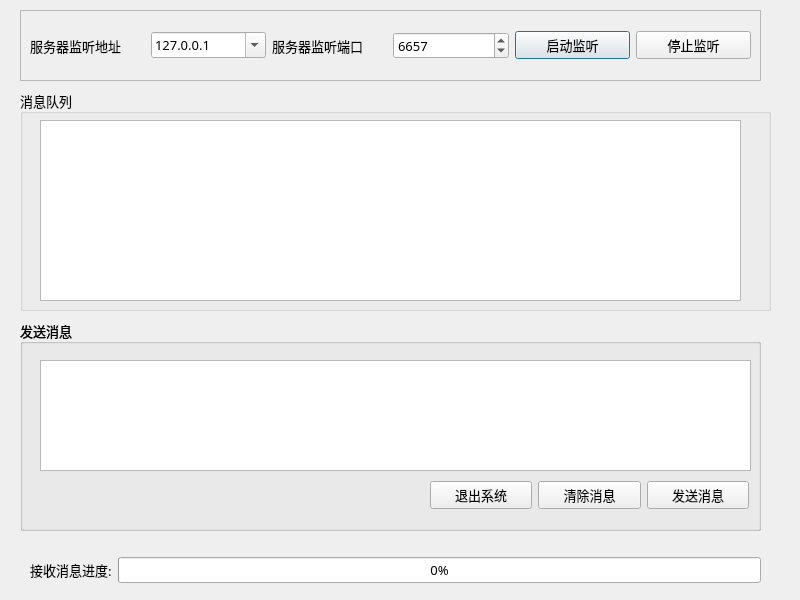
<?xml version="1.0" encoding="UTF-8"?>
<ui version="4.0">
 <class>FileTransferToolsDialog</class>
 <widget class="QDialog" name="FileTransferToolsDialog">
  <property name="geometry">
   <rect>
    <x>0</x>
    <y>0</y>
    <width>800</width>
    <height>600</height>
   </rect>
  </property>
  <property name="windowTitle">
   <string>C/S架构系统--文件传输工具 Version 1.3</string>
  </property>
  <property name="windowIcon">
   <iconset resource="ResourceFile.qrc">
    <normaloff>:/new/prefix1/images/logo.ico</normaloff>:/new/prefix1/images/logo.ico</iconset>
  </property>
  <widget class="QFrame" name="frame">
   <property name="geometry">
    <rect>
     <x>20</x>
     <y>10</y>
     <width>741</width>
     <height>71</height>
    </rect>
   </property>
   <property name="font">
    <font>
     <family>微软雅黑</family>
     <pointsize>10</pointsize>
    </font>
   </property>
   <property name="frameShape">
    <enum>QFrame::StyledPanel</enum>
   </property>
   <property name="frameShadow">
    <enum>QFrame::Raised</enum>
   </property>
   <widget class="QWidget" name="horizontalLayoutWidget">
    <property name="geometry">
     <rect>
      <x>10</x>
      <y>10</y>
      <width>721</width>
      <height>51</height>
     </rect>
    </property>
    <layout class="QHBoxLayout" name="horizontalLayout">
     <item>
      <widget class="QLabel" name="label_Server">
       <property name="font">
        <font>
         <family>微软雅黑</family>
         <pointsize>10</pointsize>
        </font>
       </property>
       <property name="text">
        <string>服务器监听地址</string>
       </property>
      </widget>
     </item>
     <item>
      <widget class="QComboBox" name="comboBox_IP">
       <property name="font">
        <font>
         <family>微软雅黑</family>
         <pointsize>10</pointsize>
        </font>
       </property>
       <property name="editable">
        <bool>true</bool>
       </property>
       <property name="currentText">
        <string>127.0.0.1</string>
       </property>
       <item>
        <property name="text">
         <string>127.0.0.1</string>
        </property>
       </item>
      </widget>
     </item>
     <item>
      <widget class="QLabel" name="label_Port">
       <property name="font">
        <font>
         <family>微软雅黑</family>
         <pointsize>10</pointsize>
        </font>
       </property>
       <property name="text">
        <string>服务器监听端口</string>
       </property>
      </widget>
     </item>
     <item>
      <widget class="QSpinBox" name="spinBox_Port">
       <property name="font">
        <font>
         <family>微软雅黑</family>
         <pointsize>10</pointsize>
        </font>
       </property>
       <property name="maximum">
        <number>65535</number>
       </property>
       <property name="value">
        <number>6657</number>
       </property>
      </widget>
     </item>
     <item>
      <widget class="QPushButton" name="pushButton_StartListen">
       <property name="font">
        <font>
         <family>微软雅黑</family>
         <pointsize>10</pointsize>
        </font>
       </property>
       <property name="text">
        <string>启动监听</string>
       </property>
       <property name="icon">
        <iconset resource="ResourceFile.qrc">
         <normaloff>:/new/prefix1/images/start.ico</normaloff>:/new/prefix1/images/start.ico</iconset>
       </property>
      </widget>
     </item>
     <item>
      <widget class="QPushButton" name="pushButton_StopListen">
       <property name="font">
        <font>
         <family>微软雅黑</family>
         <pointsize>10</pointsize>
        </font>
       </property>
       <property name="text">
        <string>停止监听</string>
       </property>
       <property name="icon">
        <iconset resource="ResourceFile.qrc">
         <normaloff>:/new/prefix1/images/stop.ico</normaloff>:/new/prefix1/images/stop.ico</iconset>
       </property>
      </widget>
     </item>
    </layout>
   </widget>
  </widget>
  <widget class="QGroupBox" name="groupBox_ListMsg">
   <property name="geometry">
    <rect>
     <x>20</x>
     <y>90</y>
     <width>751</width>
     <height>221</height>
    </rect>
   </property>
   <property name="font">
    <font>
     <family>微软雅黑</family>
     <pointsize>10</pointsize>
    </font>
   </property>
   <property name="title">
    <string>消息队列</string>
   </property>
   <widget class="QPlainTextEdit" name="plainTextEdit_ListMsg">
    <property name="geometry">
     <rect>
      <x>20</x>
      <y>30</y>
      <width>701</width>
      <height>181</height>
     </rect>
    </property>
    <property name="font">
     <font>
      <family>微软雅黑</family>
      <pointsize>10</pointsize>
     </font>
    </property>
   </widget>
  </widget>
  <widget class="QPlainTextEdit" name="plainTextEdit_EditMsg">
   <property name="geometry">
    <rect>
     <x>40</x>
     <y>360</y>
     <width>711</width>
     <height>111</height>
    </rect>
   </property>
   <property name="font">
    <font>
     <family>微软雅黑</family>
     <pointsize>10</pointsize>
    </font>
   </property>
  </widget>
  <widget class="QGroupBox" name="groupBox_4">
   <property name="geometry">
    <rect>
     <x>20</x>
     <y>320</y>
     <width>741</width>
     <height>211</height>
    </rect>
   </property>
   <property name="font">
    <font>
     <family>微软雅黑</family>
     <pointsize>10</pointsize>
    </font>
   </property>
   <property name="title">
    <string>发送消息</string>
   </property>
   <widget class="QGroupBox" name="groupBox_SendMsg">
    <property name="geometry">
     <rect>
      <x>0</x>
      <y>0</y>
      <width>741</width>
      <height>211</height>
     </rect>
    </property>
    <property name="font">
     <font>
      <family>微软雅黑</family>
      <pointsize>10</pointsize>
     </font>
    </property>
    <property name="title">
     <string>发送消息</string>
    </property>
    <widget class="QWidget" name="horizontalLayoutWidget_2">
     <property name="geometry">
      <rect>
       <x>410</x>
       <y>140</y>
       <width>319</width>
       <height>71</height>
      </rect>
     </property>
     <layout class="QHBoxLayout" name="horizontalLayout_2">
      <item>
       <widget class="QPushButton" name="pushButton_ExitSystem">
        <property name="font">
         <font>
          <family>微软雅黑</family>
          <pointsize>10</pointsize>
         </font>
        </property>
        <property name="text">
         <string>退出系统</string>
        </property>
        <property name="icon">
         <iconset resource="ResourceFile.qrc">
          <normaloff>:/new/prefix1/images/exit.ico</normaloff>:/new/prefix1/images/exit.ico</iconset>
        </property>
       </widget>
      </item>
      <item>
       <widget class="QPushButton" name="pushButton_CleanMes">
        <property name="font">
         <font>
          <family>微软雅黑</family>
          <pointsize>10</pointsize>
         </font>
        </property>
        <property name="text">
         <string>清除消息</string>
        </property>
        <property name="icon">
         <iconset resource="ResourceFile.qrc">
          <normaloff>:/new/prefix1/images/clear.ico</normaloff>:/new/prefix1/images/clear.ico</iconset>
        </property>
       </widget>
      </item>
      <item>
       <widget class="QPushButton" name="pushButton_SendMsg">
        <property name="font">
         <font>
          <family>微软雅黑</family>
          <pointsize>10</pointsize>
         </font>
        </property>
        <property name="text">
         <string>发送消息</string>
        </property>
        <property name="icon">
         <iconset resource="ResourceFile.qrc">
          <normaloff>:/new/prefix1/images/sendmsg.ico</normaloff>:/new/prefix1/images/sendmsg.ico</iconset>
        </property>
       </widget>
      </item>
     </layout>
    </widget>
   </widget>
  </widget>
  <widget class="QWidget" name="horizontalLayoutWidget_3">
   <property name="geometry">
    <rect>
     <x>30</x>
     <y>530</y>
     <width>731</width>
     <height>80</height>
    </rect>
   </property>
   <layout class="QHBoxLayout" name="horizontalLayout_3">
    <item>
     <widget class="QLabel" name="label_progressrate">
      <property name="font">
       <font>
        <family>微软雅黑</family>
        <pointsize>10</pointsize>
       </font>
      </property>
      <property name="text">
       <string>接收消息进度:</string>
      </property>
     </widget>
    </item>
    <item>
     <widget class="QProgressBar" name="progressBar">
      <property name="font">
       <font>
        <family>微软雅黑</family>
        <pointsize>10</pointsize>
       </font>
      </property>
      <property name="value">
       <number>0</number>
      </property>
     </widget>
    </item>
   </layout>
  </widget>
  <zorder>frame</zorder>
  <zorder>groupBox_4</zorder>
  <zorder>groupBox_ListMsg</zorder>
  <zorder>plainTextEdit_EditMsg</zorder>
  <zorder>horizontalLayoutWidget_3</zorder>
 </widget>
 <resources>
  <include location="ResourceFile.qrc"/>
 </resources>
 <connections/>
</ui>
